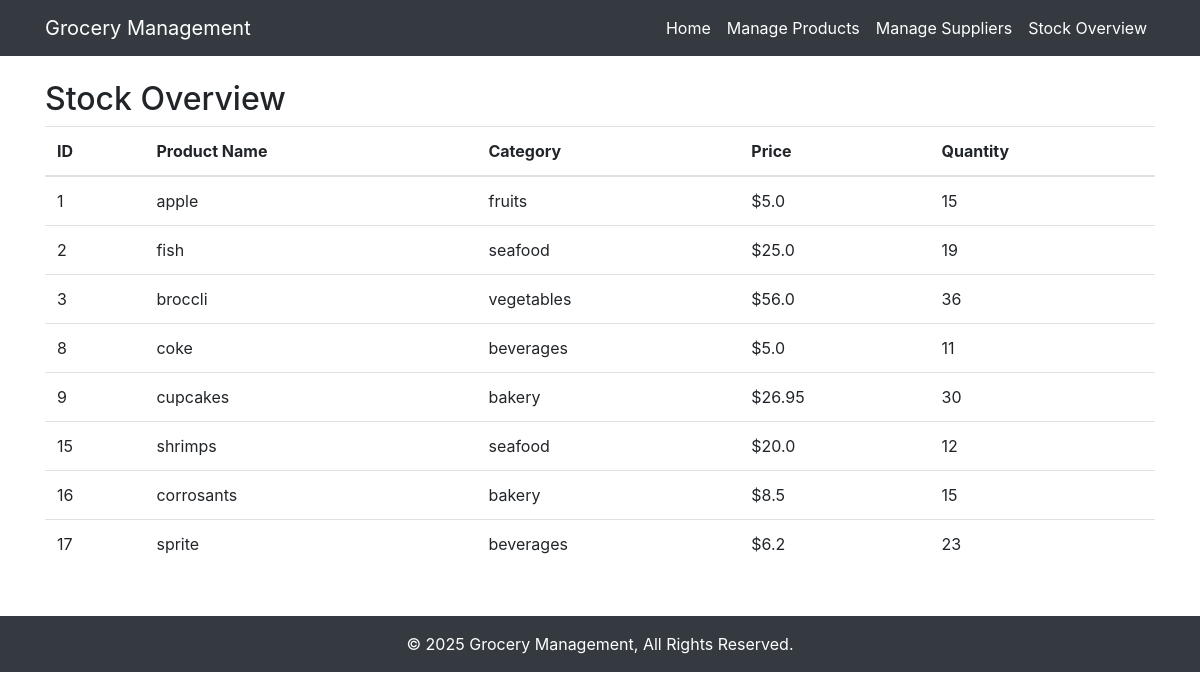
The page /stock_overview on the database its author committed.
### tables this page shows
CREATE TABLE products (
    id INTEGER PRIMARY KEY AUTOINCREMENT,
    name TEXT NOT NULL,
    price REAL NOT NULL,
    category TEXT NOT NULL,
    quantity INTEGER NOT NULL
, category_id INTEGER, supplier_id INTEGER);

### app.py (the view)
@app.route('/stock_overview')
def stock_overview():
    conn = get_db_connection()
    products = conn.execute('SELECT * FROM products').fetchall()
    conn.close()
    return render_template('stock_overview.html', products=products)

### app.py (called while the page is built)
def get_db_connection():
    conn = sqlite3.connect('grocery.db')
    conn.row_factory = sqlite3.Row  # This allows column names to be used as keys
    return conn

### templates/stock_overview.html
{% extends "base.html" %}
{% block content %}
    <h2>Stock Overview</h2>
    <table class="table">
        <thead>
            <tr>
                <th>ID</th>
                <th>Product Name</th>
                <th>Category</th>
                <th>Price</th>
                <th>Quantity</th>
            </tr>
        </thead>
        <tbody>
            {% for product in products %}
                <tr>
                    <td>{{ product['id'] }}</td>
                    <td>{{ product['name'] }}</td>
                    <td>{{ product['category'] }}</td>
                    <td>${{ product['price'] }}</td>
                    <td>{{ product['quantity'] }}</td>
                </tr>
            {% endfor %}
        </tbody>
    </table>
{% endblock %}

### templates/base.html (style rules this page uses)
body { padding-top: 56px; }

### rows shown on the page
products: id "1", name "apple", category "fruits", price "5.0", quantity "15"
products: id "2", name "fish", category "seafood", price "25.0", quantity "19"
products: id "3", name "broccli", category "vegetables", price "56.0", quantity "36"
products: id "8", name "coke", category "beverages", price "5.0", quantity "11"
products: id "9", name "cupcakes", category "bakery", price "26.95", quantity "30"
products: id "15", name "shrimps", category "seafood", price "20.0", quantity "12"
products: id "16", name "corrosants", category "bakery", price "8.5", quantity "15"
products: id "17", name "sprite", category "beverages", price "6.2", quantity "23"
